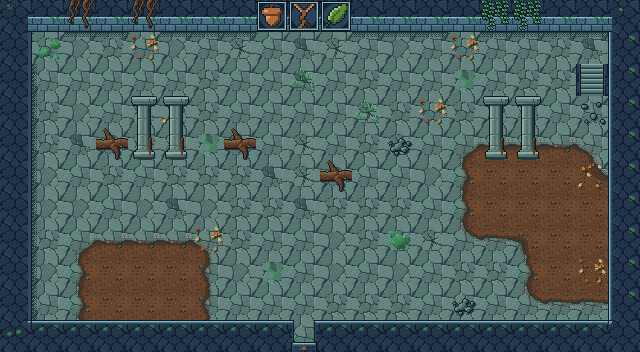

Below is a game level as drawn by its tile map, then a one-line description and the .tmx file that defines it, in full:
An orthogonal 20x11 tile map with 32x32 px tiles, 4 tile layers (Sol, Decor, Murs, Dessus) and 7 objects (2x Sortie, 2x Spawn, 2x Ennemi, indice_ordre_cibles).

<map version="1.10" tiledversion="1.12.2" orientation="orthogonal" renderorder="right-down" width="20" height="11" tilewidth="32" tileheight="32" infinite="0" nextlayerid="6" nextobjectid="8">
 <properties>
  <property name="carte_x" type="int" value="3" />
  <property name="carte_y" type="int" value="3" />
  <property name="etage" value="sous_sol" />
 </properties>
 <tileset firstgid="1" source="../tilesets/temple_racines_sous_sol.tsx" />
 <layer id="1" name="Sol" width="20" height="11">
  <data encoding="csv">
2,1,1,2,3,2,2,1,2,1,3,2,2,1,1,2,2,2,1,4,
3,2,3,2,1,3,1,5,1,4,5,1,3,1,2,1,1,2,4,2,
1,1,1,1,1,1,2,1,1,4,1,2,1,1,126,1,2,2,57,2,
1,2,3,1,5,3,2,1,1,1,1,5,2,2,2,3,1,1,1,2,
1,2,4,3,2,1,126,4,1,5,1,2,5,1,68,49,49,49,69,1,
3,3,1,2,1,2,2,2,4,5,3,1,1,3,51,6,6,6,54,1,
2,3,3,1,3,4,3,2,2,4,2,2,2,1,51,6,6,6,6,2,
4,2,68,49,49,49,69,2,1,1,3,2,5,5,70,50,55,6,6,3,
2,3,51,6,6,6,52,3,126,1,3,1,3,1,2,2,51,6,6,2,
1,1,51,6,6,6,52,1,1,1,2,2,2,1,1,1,70,50,50,2,
1,2,1,1,4,4,1,4,2,1,3,1,2,3,2,1,2,3,4,1
</data>
 </layer>
 <layer id="2" name="Decor" width="20" height="11">
  <data encoding="csv">
0,0,0,0,0,0,0,0,0,0,0,0,0,0,0,0,0,0,0,0,
0,119,13,13,121,13,13,13,0,0,0,13,13,13,121,13,13,13,13,0,
0,14,0,0,0,0,0,0,0,78,0,0,0,0,0,0,0,0,0,0,
0,14,0,0,0,120,0,0,0,0,0,78,0,121,0,0,0,0,77,0,
0,14,0,9,0,0,0,9,0,0,0,0,16,0,0,0,0,0,0,0,
0,14,0,0,0,0,0,0,0,0,9,0,0,0,0,0,0,0,120,0,
0,14,0,0,0,0,0,0,0,0,0,0,0,0,0,0,0,0,0,0,
0,14,0,0,0,0,121,0,0,0,0,0,118,0,0,0,0,0,0,0,
0,14,0,0,0,0,0,0,0,0,0,0,0,0,0,0,0,0,121,0,
0,14,0,0,0,0,0,0,0,0,0,0,0,0,16,0,0,0,0,0,
0,0,0,0,0,0,0,0,0,0,0,0,0,0,0,0,0,0,0,0
</data>
 </layer>
 <layer id="3" name="Murs" width="20" height="11">
  <data encoding="csv">
21,17,17,17,17,17,17,17,10,11,12,17,17,17,17,17,17,17,17,22,
19,0,0,0,0,0,0,0,0,0,0,0,0,0,0,0,0,0,0,20,
19,0,0,0,0,0,0,0,0,0,0,0,0,0,0,0,0,0,0,20,
19,0,0,0,0,0,0,0,0,0,0,0,0,0,0,0,0,0,0,20,
19,0,0,0,114,114,0,0,0,0,0,0,0,0,0,114,114,0,0,20,
19,0,0,0,0,0,0,0,0,0,0,0,0,0,0,0,0,0,0,20,
19,0,0,0,0,0,0,0,0,0,0,0,0,0,0,0,0,0,0,20,
19,0,0,0,0,0,0,0,0,0,0,0,0,0,0,0,0,0,0,20,
19,0,0,0,0,0,0,0,0,0,0,0,0,0,0,0,0,0,0,20,
19,0,0,0,0,0,0,0,0,0,0,0,0,0,0,0,0,0,0,20,
23,18,18,18,18,18,18,18,18,42,18,18,18,18,18,18,18,18,18,24
</data>
 </layer>
 <objectgroup id="4" name="Objets">
  <object id="1" type="Sortie" x="288" y="320" width="32" height="32">
   <properties>
    <property name="cible_carte" value="res://scenes/rooms/donjon1_salle_13_room.tscn" />
    <property name="cible_spawn" value="depuis_nord" />
    <property name="godot_node_type" value="area" />
   </properties>
  </object>
  <object id="2" type="Spawn" x="304" y="272">
   <properties>
    <property name="id" value="depuis_sud" />
   </properties>
   <point />
  </object>
  <object id="3" type="Sortie" x="576" y="64" width="32" height="32">
   <properties>
    <property name="cible_carte" value="res://scenes/rooms/donjon1_salle_09_room.tscn" />
    <property name="cible_spawn" value="depuis_escalier" />
    <property name="transition" value="escalier" />
    <property name="godot_node_type" value="area" />
   </properties>
  </object>
  <object id="4" type="Spawn" x="560" y="80">
   <properties>
    <property name="id" value="depuis_escalier" />
   </properties>
   <point />
  </object>
  <object id="5" type="Ennemi" x="112" y="240">
   <properties>
    <property name="type" value="ronceau" />
    <property name="variante" value="normal" />
   </properties>
   <point />
  </object>
  <object id="6" type="Ennemi" x="496" y="240">
   <properties>
    <property name="type" value="ronceau" />
    <property name="variante" value="normal" />
   </properties>
   <point />
  </object>
  <object id="7" name="indice_ordre_cibles" x="256" y="32" width="96" height="32">
   <properties>
    <property name="godot_node_type" value="area" />
   </properties>
  </object>
 </objectgroup>
 <layer id="5" name="Dessus" width="20" height="11">
  <data encoding="csv">
0,0,122,0,122,0,0,0,0,0,0,0,0,0,0,123,123,0,0,0,
0,0,0,0,0,0,0,0,0,0,0,0,0,0,0,0,0,0,0,0,
0,0,0,0,0,0,0,0,0,0,0,0,0,0,0,0,0,0,0,0,
0,0,0,0,113,113,0,0,0,0,0,0,0,0,0,113,113,0,0,0,
0,0,0,0,0,0,0,0,0,0,0,0,0,0,0,0,0,0,0,0,
0,0,0,0,0,0,0,0,0,0,0,0,0,0,0,0,0,0,0,0,
0,0,0,0,0,0,0,0,0,0,0,0,0,0,0,0,0,0,0,0,
0,0,0,0,0,0,0,0,0,0,0,0,0,0,0,0,0,0,0,0,
0,0,0,0,0,0,0,0,0,0,0,0,0,0,0,0,0,0,0,0,
0,0,0,0,0,0,0,0,0,0,0,0,0,0,0,0,0,0,0,0,
0,0,0,0,0,0,0,0,0,46,0,0,0,0,0,0,0,0,0,0
</data>
 </layer>
</map>
